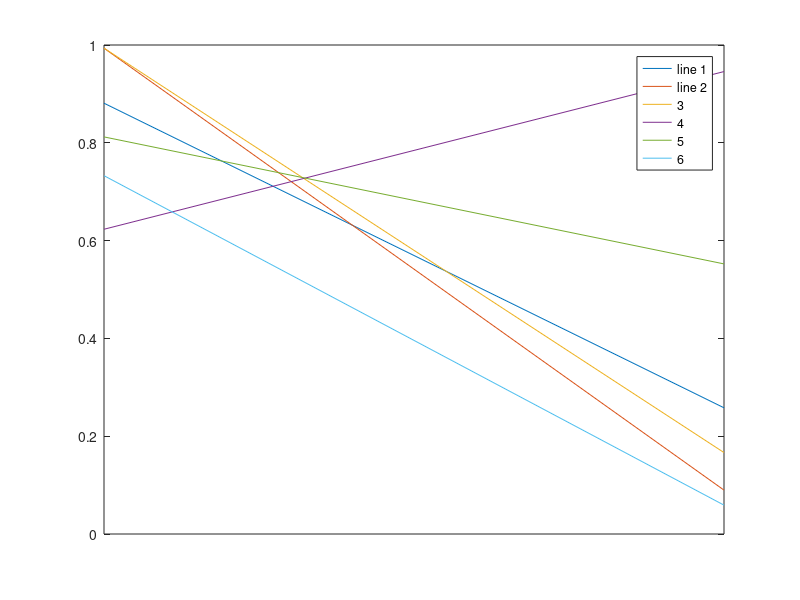

MATLAB code to generate this figure: (Note: this script raises an error after producing the figure.)
hfig = figure;
set(hfig,'units','centimeters','NumberTitle','off','Name','test11');
pos = get(hfig,'position');
set(hfig,'position',[pos(1:2),6,4]);

%%
plot([-1 1],rand(6,2));
set(gca,'xtick',[]);
hleg=legend('line 1','line 2','3','4','5','6');
h6=findobj(hleg,'string','6');
set(h6,'userdata','matlabfrag:Line6');

%%
matlabfrag('graphics/test11');